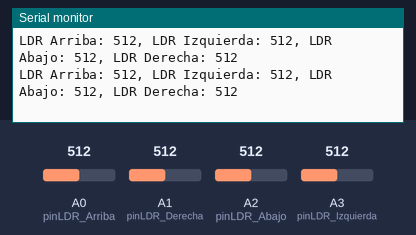
This sketch was run on a simulated Arduino Uno, built with avr-gcc and run on an emulated ATmega328P. Parts: the last lines printed to the serial monitor. Inputs (shaded band) come from the test bench; at power-on: A0 (pinLDR_Arriba) = 512, A1 (pinLDR_Derecha) = 512, A2 (pinLDR_Abajo) = 512, A3 (pinLDR_Izquierda) = 512.

Above: at 1.3 s.
1.4 s: A0 (pinLDR_Arriba) set to 716
At 1.9 s:
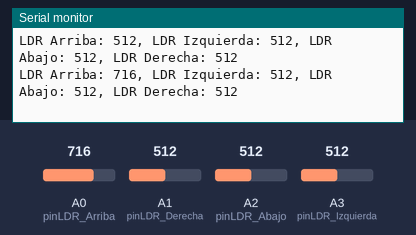
2.9 s: A1 (pinLDR_Derecha) set to 716
At 3.5 s:
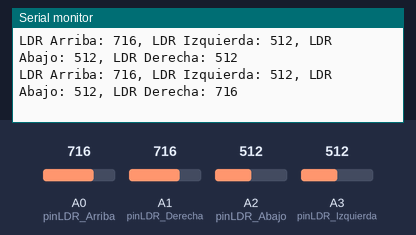
4.4 s: A2 (pinLDR_Abajo) set to 716
At 5.0 s:
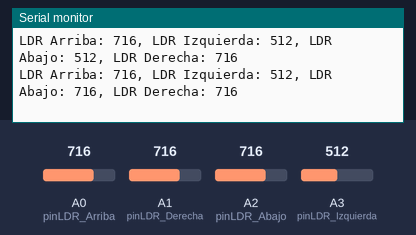
5.9 s: A3 (pinLDR_Izquierda) set to 716
At 6.5 s:
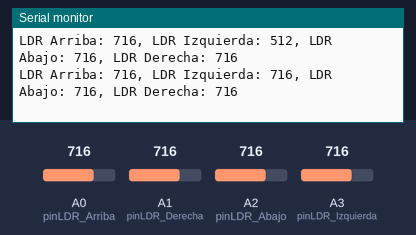
7.4 s: A0 (pinLDR_Arriba) set to 992
At 8.0 s:
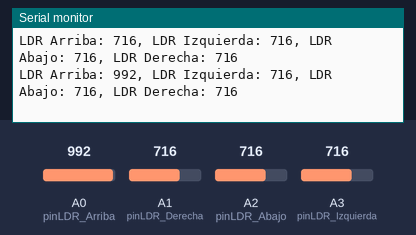
8.9 s: A1 (pinLDR_Derecha) set to 992
At 9.5 s:
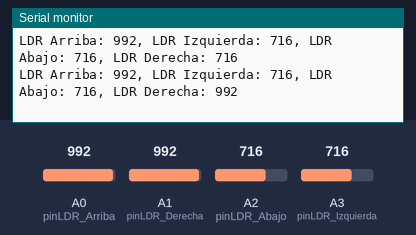
Timing chart, 0 to 11.4 s (numbered marks = the images above; inputs shaded):
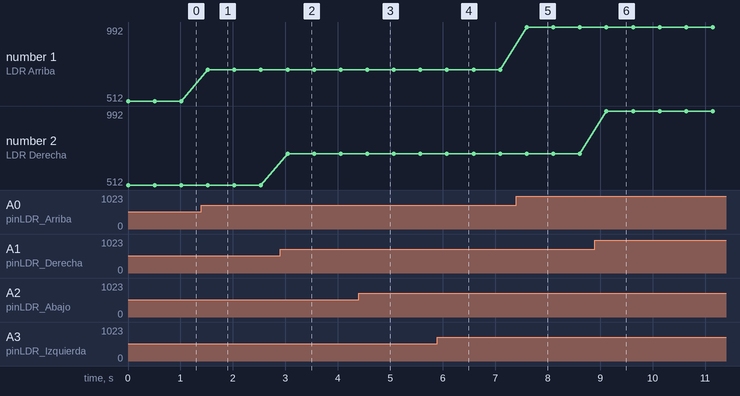

Measured:
- after the input at 1.4 s, the serial monitor: prints a new line after 0.12 s (image 1)
- after the input at 2.9 s, the serial monitor: prints a new line after 0.14 s (image 2)
- after the input at 4.4 s, the serial monitor: prints a new line after 0.16 s (image 3)
- after the input at 5.9 s, the serial monitor: prints a new line after 0.18 s (image 4)
- after the input at 7.4 s, the serial monitor: prints a new line after 0.20 s (image 5)
- after the input at 8.9 s, the serial monitor: prints a new line after 0.22 s (image 6)
- plotted number 1: 512 → 716 after the input at 1.4 s, 716 → 992 after the input at 7.4 s

The sketch:

ProbadorSensorLDR.ino
```cpp
const int pinLDR_Arriba = A0;    // Pin para el LDR de "Arriba"
const int pinLDR_Izquierda = A3; // Pin para el LDR de "Izquierda"
const int pinLDR_Abajo = A2;     // Pin para el LDR de "Abajo"
const int pinLDR_Derecha = A1;   // Pin para el LDR de "Derecha"

void setup() {
  Serial.begin(9600); // Inicia la comunicación serial
}

void loop() {
  int valorLDR_Arriba = analogRead(pinLDR_Arriba);       // Lee el valor de "Arriba"
  int valorLDR_Izquierda = analogRead(pinLDR_Izquierda); // Lee el valor de "Izquierda"
  int valorLDR_Abajo = analogRead(pinLDR_Abajo);         // Lee el valor de "Abajo"
  int valorLDR_Derecha = analogRead(pinLDR_Derecha);     // Lee el valor de "Derecha"

  // Imprime los valores en el Monitor Serial
  Serial.print("LDR Arriba: ");
  Serial.print(valorLDR_Arriba);
  Serial.print(", LDR Izquierda: ");
  Serial.print(valorLDR_Izquierda);
  Serial.print(", LDR Abajo: ");
  Serial.print(valorLDR_Abajo);
  Serial.print(", LDR Derecha: ");
  Serial.println(valorLDR_Derecha);

  delay(500); // Pequeña pausa para facilitar la lectura de los valores
}
```
